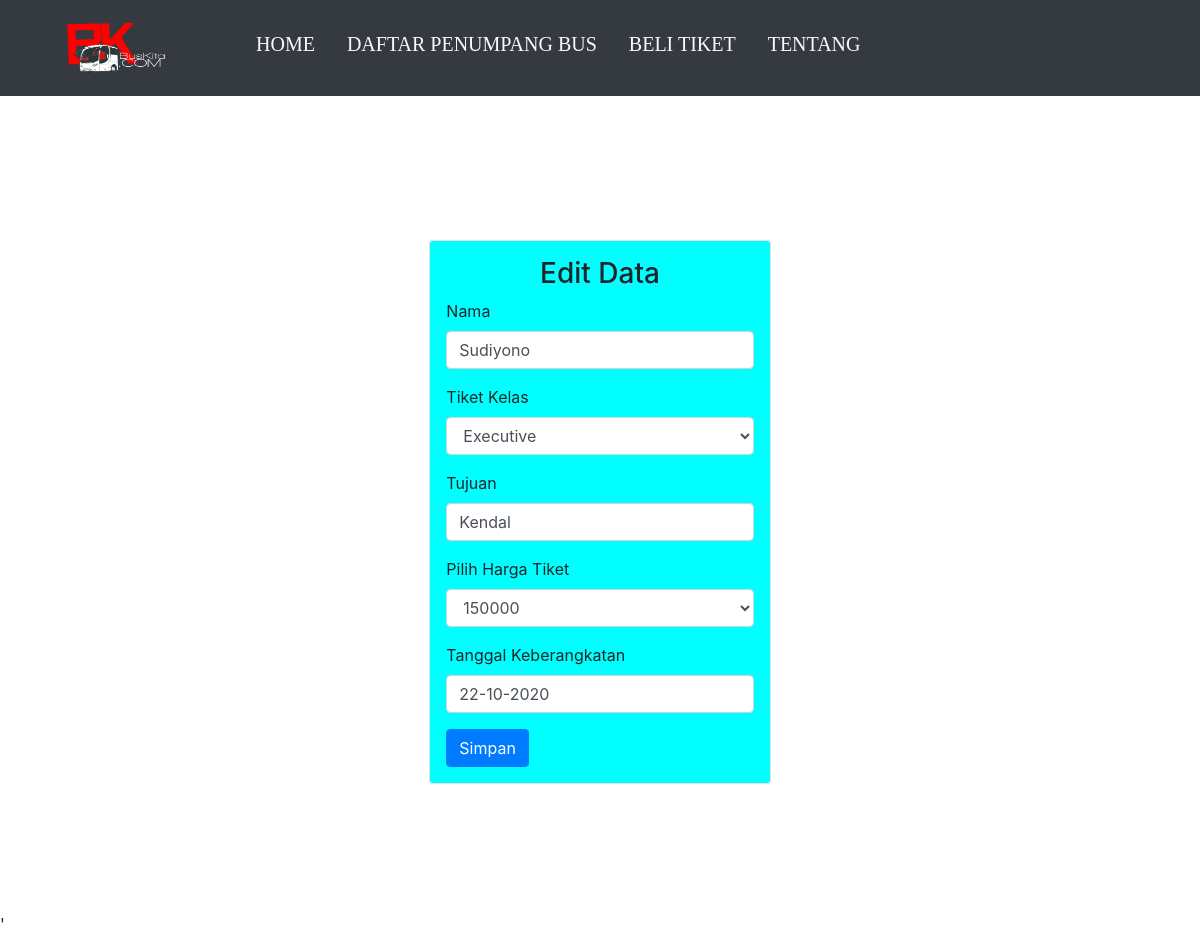
The app's page /edit.php?id_penumpang=109 with its own data.
### tables this page shows
CREATE TABLE `tiket` (
  `id_penumpang` int(11) NOT NULL,
  `nama_penumpang` varchar(100) DEFAULT NULL,
  `tiket_kelas` varchar(100) DEFAULT NULL,
  `tujuan` varchar(100) DEFAULT NULL,
  `harga_tiket` int(11) DEFAULT NULL,
  `tanggal` varchar(50) DEFAULT NULL
);

### edit.php (the view, shortened to what this page needs)
<?php
include "crud/connection.php";
$daftar=$db->query("select * from tiket where id_penumpang=".$_GET['id_penumpang']);
$data_daftar=$daftar->fetchAll();
?>
<!DOCTYPE html>
<html lang="en">
<head>
    <link rel="stylesheet" href="https://stackpath.bootstrapcdn.com/bootstrap/4.5.2/css/bootstrap.min.css">
    <link rel="stylesheet" href="//code.jquery.com/ui/1.12.1/themes/base/jquery-ui.css">
    <link rel="stylesheet" href="/resources/demos/style.css">
</head>
<body>
<div id="page-header">
    <div class="row">
        <div class="col">
            <nav class="navbar navbar-expand-lg navbar-light bg-dark">
                <div class="collapse navbar-collapse" id="navbarSupportedContent">
                    <a class="navbar-brand" href="index.php">
                      <img src="asset/img/logo1.png" style="height: 70px; width:200px">
                    </a>
                    <ul class="navbar-nav mr-auto" style="font-family:Cambria, Cochin, Georgia, Times, 'Times New Roman', serif; font-size: 20px;">
                      <li class="nav-item active">
                        <a class="nav-link text-light mt-2 mb-3 ml-3" href="index.php">HOME <span class="sr-only"></span></a>
                      </li>
                      <li class="nav-item active">
                        <a class="nav-link text-light mt-2 mb-3 ml-3" href="data_penumpang.php">DAFTAR PENUMPANG BUS <span class="sr-only"></span></a>
                      </li>
                      <li class="nav-item active">
                        <a class="nav-link text-light mt-2 mb-3 ml-3" href="beli.php">BELI TIKET <span class="sr-only"></span></a>
                      </li>
                      <li class="nav-item active">
                        <a class="nav-link text-light mt-2 mb-3 ml-3" href="about.html">TENTANG <span class="sr-only"></span></a>
                      </li>
                    </ul>
                </div>
            </nav>
        </div>
    </div>
</div>
<div class="container">
    <div class="row vh-100 justify-content-center mt-3">
        <div class="col-4 border rounded p-3 align-self-center" style="background-color: cyan;">
            <form action="crud/update.php" method="POST">
                <h3 class="text-center">Edit Data</h3>
            <div class="form-group">
                <label for="exampleInputEmail1">Nama</label>
                <input type="text" name="nama_penumpang" value="<?php echo $data_daftar[0]['nama_penumpang']; ?>" class="form-control" autocomplete="off" required>
            </div>
            <div class="form-group">
                <label for="exampleFormControlSelect1 ">Tiket Kelas</label>
                <select name="tiket_kelas" value="<?php echo $data_daftar[0]['tiket_kelas']; ?>" class="form-control" autocomplete="off">
                <?php
                $data=['Ekonomi','Patas','VIP','Executive','Super Executive'];
                ?>
                <?php foreach($data as $key):?>
                    <?php if($key==$data_daftar[0]['tiket_kelas']):?>
                    <option selected><?php echo $key;?></option>
                    <?php else:?>
                        <option><?php echo $key;?></option>
                    <?php endif;?>
                <?php endforeach;?>
                </select>
            </div>
            <div class="form-group">
                <label fqor="exampleInputPassword1">Tujuan</label>
                <input type="text" name="tujuan" value="<?php echo $data_daftar[0]['tujuan']; ?>" class="form-control" autocomplete="off" required>
            </div>
            <div class="form-group">
                <label for="exampleFormControlSelect1 ">Pilih Harga Tiket</label>
                <select name="harga_tiket" value="<?php echo number_format($data_daftar[0]['harga_tiket']); ?>" class="form-control" autocomplete="off">
                <?php
                $harga=[150000,300000,400000,450000,500000];
                ?>
                <?php foreach($harga as $key):?>
                    <?php if($key==$data_daftar[0]['harga_tiket']):?>
                    <option selected><?php echo $key;?></option>
                    <?php else:?>
                        <option><?php echo $key;?></option>
                    <?php endif;?>
                <?php endforeach;?>
                </select>
            </div>
            <div class="form-group">
                <label for="datepicker">Tanggal Keberangkatan</label>
                <input type="text" id="date" name="tanggal" value="<?php echo $data_daftar[0]['tanggal']; ?>" class="form-control" autocomplete="off" required>
            </div>
            <button type="submit" class="btn btn-primary" onclick="return confirm('Apakah Anda yakin untuk mengubah data ini???')">Simpan</button>
            </form>
        </div>
    </div>
</div>
</body>
</html>'

### asset/css/style.css (style rules this page uses)
body { background: #FFF; margin: 0; }
.container { width: 1024px; margin: 0 auto; }
img { display: block; height: auto; width: 100%; }

### records on screen
tiket: nama_penumpang "Sudiyono", tiket_kelas "Executive", tujuan "Kendal", harga_tiket "150000", tanggal "22-10-2020"
